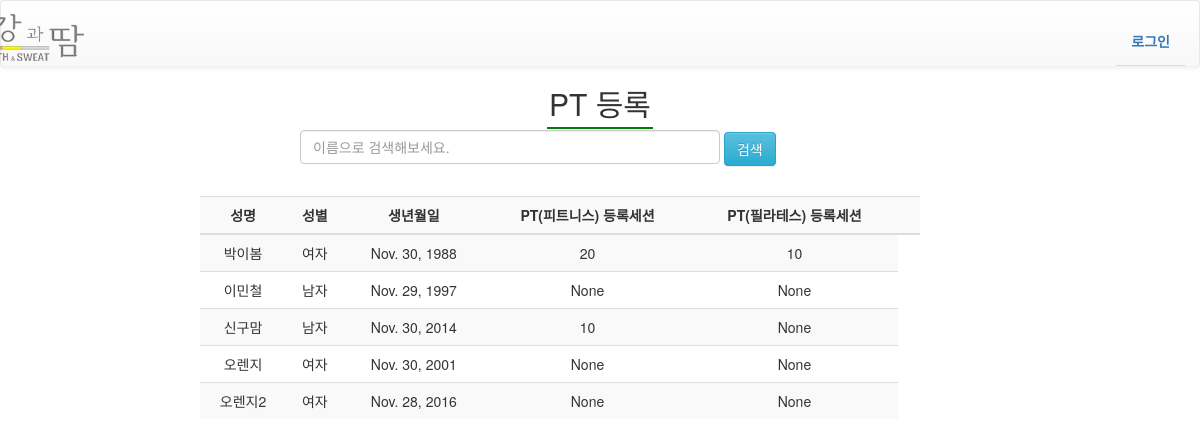
Before: /schedule/PT_register/search/ with the older database file.
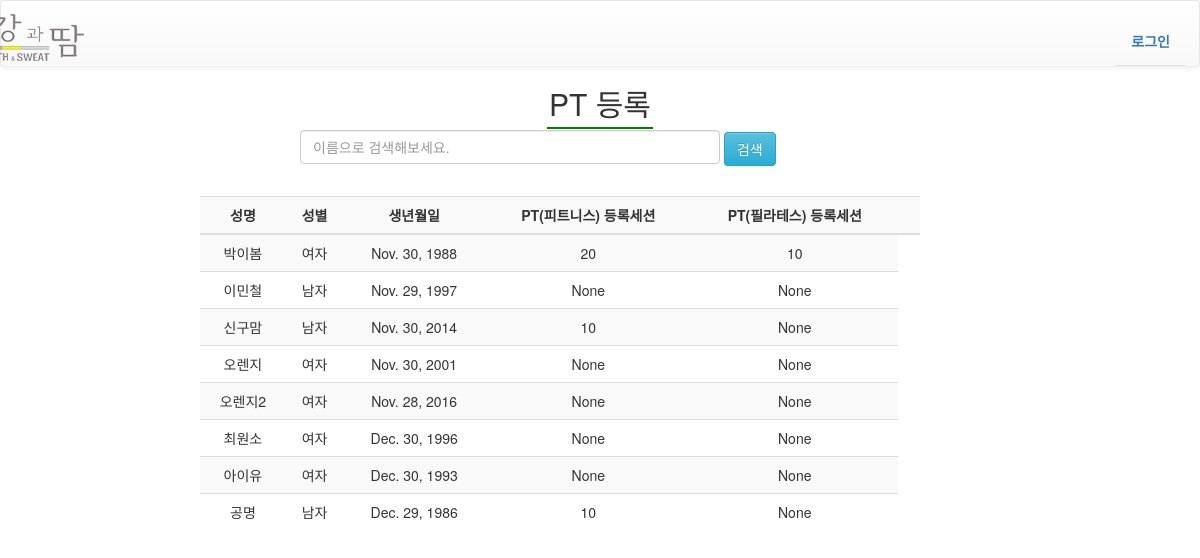
After: the same page with the newer database file.
### staff/models.py (models this page shows, shortened)
class Member(models.Model):
    SEX_CHOICES = (
        ('M','남자'),
        ('F','여자'),
    )
    STATUS_CHOICES = (
        ('new','신규'),
        ('re','재등록'),
        )
    division = models.CharField(max_length=12, default="new", verbose_name='회원구분')
    name = models.CharField(max_length=24, verbose_name='성명')
    birth = models.DateField(null=True,help_text='Ex) 1980-06-30',verbose_name='생년월일')
    phone_regex = RegexValidator(regex=r'^\d{2,3}-\d{3,4}-\d{4}$', message="휴대폰 양식으로 써주세요.")
    phone_num = models.CharField(validators=[phone_regex], max_length=32, null=True, help_text='Ex) 010-1234-1234',verbose_name='휴대번호')
    address = models.CharField(max_length=64,blank=True, null=True,verbose_name='주소')
    sex = models.CharField(max_length=12, verbose_name='성별',null=True)
    registered_date = models.DateField(blank=True, default=timezone.now, verbose_name='등록일')
    start_date = models.DateField(default=timezone.now, blank=True, verbose_name='시작일')
    end_date = models.DateField(blank=True, verbose_name='회원권종료일')
    staff = models.ForeignKey(settings.AUTH_USER_MODEL, null=True, related_name='members', on_delete=models.SET_NULL)
    type_choice = models.CharField(max_length=12,default='피트니스',verbose_name='종류선택')
    rating = models.CharField(max_length=12, default='Bronze',verbose_name='등급')
    period_fitness = models.CharField(max_length=12,null=True, blank=True,verbose_name='피트니스기간', help_text='피트니스를 선택하신분만 선택해주세요.')
    period_pilates = models.CharField(max_length=12, null=True, blank=True,verbose_name='필라테스기간', help_text='필라테스를 선택하신분만 선택해주세요.')
    period_both = models.CharField(max_length=12, null=True, blank=True, verbose_name="피트니스+필라테스기간")
    H_locker = models.IntegerField(blank=True,null=True,verbose_name='헬스락카')
    G_locker = models.IntegerField(blank=True,null=True,verbose_name='골프락카')
    cautions = models.CharField(max_length=128,blank=True,verbose_name='병력및주의사항')
    exercise_time = models.CharField(max_length=12, blank=True,verbose_name='운동시간대')
    visit_path = models.CharField(max_length=12, blank=True,verbose_name='방문경로')
    membership_amount = models.DecimalField(max_digits=10,decimal_places=0, default=0 ,verbose_name='회원권 금액')
    payment_amount = models.DecimalField(max_digits=10,decimal_places=0, default=0 ,verbose_name='결제금액')
    payment_method = models.CharField(max_length=12,default='카드',verbose_name='결제방식')
    note = models.TextField(blank=True, null=True, verbose_name='비고란')
    Trainer = models.ForeignKey(settings.AUTH_USER_MODEL, null=True, blank=True, related_name='PT_members', on_delete=models.SET_NULL)
    registered_session = models.IntegerField(null=True, blank=True,verbose_name='등록세션')
    PT_payment_amount = models.DecimalField(max_digits=10, decimal_places=0, null=True, blank=True, default=0,verbose_name='PT결제금액')
    PT_payment_method = models.CharField(max_length=12, null=True, blank=True ,verbose_name='PT결제방식')
    unitprice = models.DecimalField(max_digits=10, decimal_places=0, blank=True, null=True, verbose_name='1회세션단가')
    period_PT = models.CharField(max_length=12,blank=True, null=True,verbose_name='강습기간')
    PT_registered_date = models.DateField(null=True, blank=True, verbose_name='PT등록일')
    OT_used_session = models.IntegerField(blank=True, null=True, default=0, verbose_name='OT 횟수')
    used_session = models.IntegerField(blank=True, null=True, default=0, verbose_name='사용한 세션')
    re_registered = models.BooleanField(blank=True, default=False, verbose_name='PT재등록 여부')
    Pil_Trainer = models.ForeignKey(settings.AUTH_USER_MODEL, null=True, blank=True, related_name='Pil_members', on_delete=models.SET_NULL)
    Pil_registered_session = models.IntegerField(null=True, blank=True,verbose_name='Pilates 등록세션')
    Pil_payment_amount = models.DecimalField(max_digits=10, decimal_places=0, null=True, blank=True, default=0,verbose_name='Pilates 결제금액')
    Pil_payment_method = models.CharField(max_length=12, null=True, blank=True ,verbose_name='Pilates 결제방식')
    Pil_unitprice = models.DecimalField(max_digits=10, decimal_places=0, blank=True, null=True, verbose_name='Pilates 1회세션단가')
    Pil_period_PT = models.CharField(max_length=12,blank=True, null=True,verbose_name='Pilates 강습기간')
    Pil_registered_date = models.DateField(null=True, blank=True, verbose_name='Pilates 등록일')
    Pil_OT_used_session = models.IntegerField(blank=True, null=True, default=0, verbose_name='Pilates OT 횟수')
    Pil_used_session = models.IntegerField(blank=True, null=True, default=0, verbose_name='Pilates 사용한 세션')
    Pil_re_registered = models.BooleanField(blank=True, default=False, verbose_name='Pilates재등록 여부')
    Membership_status = models.IntegerField(blank=True, null=True, default=1)#1이면 활성, 0면 비활성(만료). 환불시 2
    PT_status = models.IntegerField(blank=True, null=True, default=0)#1이면 활성, 0면 비활성(만료). 환불시 2
    Pil_status = models.IntegerField(blank=True, null=True, default=0)#1이면 활성, 0면 비활성(만료). 환불시 2

### fitness/views.py (the view)
# urls.py: url(r'^schedule/PT_register/search/$', views.search, name='search'),
def search(request):
    keyword = request.GET.get('q','') #검색 키워드
    search_member = Member.objects.filter(name__icontains=keyword)#검색 조건 이름
    context= {
        'search_member' : search_member,
    }
    return render(request, 'search_result.html', context)

### authentication/templatetags/user_tags.py (called while the page is built)
@register.filter(name='has_group')
def has_group(user, group_name):
    group =  Group.objects.get(name=group_name)
    return group in user.groups.all()

### static/templates/search_result.html (shortened to what this page needs)
{% extends "navbar.html" %}
{% load user_tags %}
{% block content %}
<h2 class="text-center"><span class="header">PT 등록</span></h2>
<div id="search" style="margin:0 auto;">
<form id="search" method="GET" action="{% url 'search' %}">
<input type="text" class="form-control search_web" placeholder="이름으로 검색해보세요." name='q' value="{{ q }}"  style="display:inline-block; width:70%">
<button type="submit" class="btn btn-info" value="검색">검색</button>
</form>
</div>
<table class="table table-striped text-center col-sm-8 col-sm-offset-2" style="width:60%; margin-top:30px;">
        <th>성명</th>
        <th>성별</th>
        <th>생년월일</th>
        <th>PT(피트니스) 등록세션</th>
        <th>PT(필라테스) 등록세션</th>
        <th></th>
    <tbody>
    {% for member in search_member %}
    <tr>
        <td>{{ member.name }}</td>
        <td>{{ member.sex }}</td>
        <td>{{ member.birth }}</td>
        <td>{{ member.registered_session }}</td>
        <td>{{ member.Pil_registered_session }}</td>
    </tr>
    {% endfor %}
    </tbody>
</table>
{% endblock %}

Changed rows visible on the page:
added Member: name "최원소", sex "여자", birth "Dec. 30, 1996", registered_session "None", Pil_registered_session "None"
added Member: name "아이유", sex "여자", birth "Dec. 30, 1993", registered_session "None", Pil_registered_session "None"
added Member: name "공명", sex "남자", birth "Dec. 29, 1986", registered_session "10", Pil_registered_session "None"
